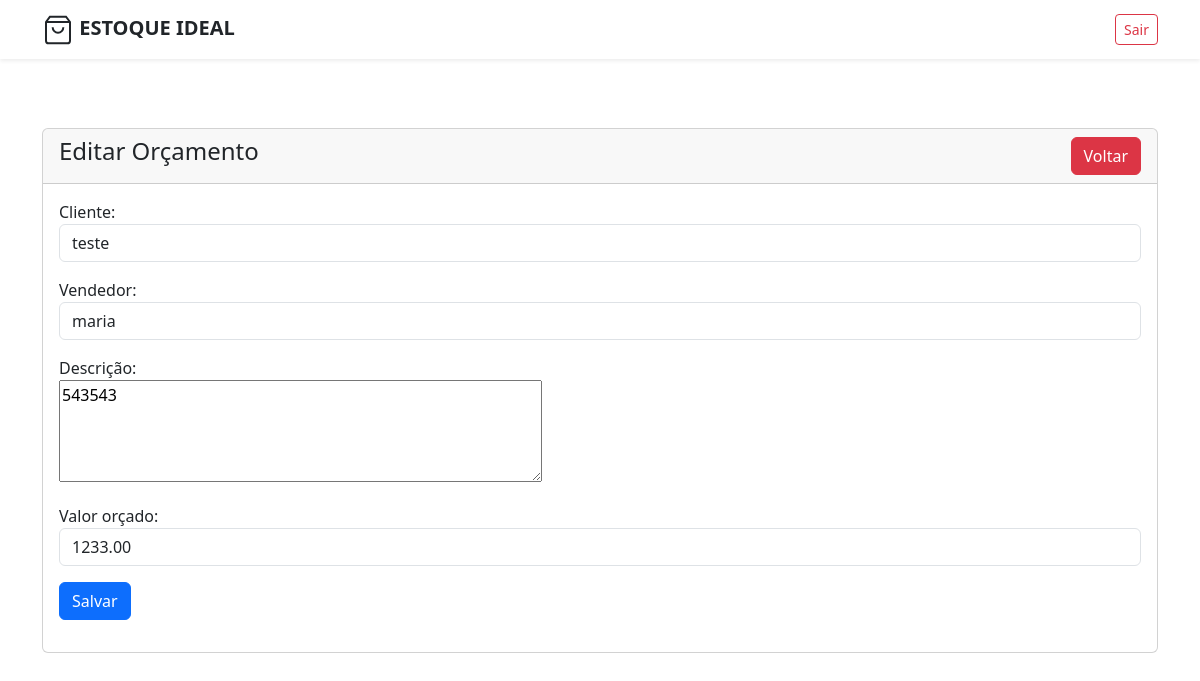
The page /pages/editarOrcamento.php?id=8 (signed in) on the database its author committed.
### tables this page shows
CREATE TABLE `orcamento_estoque` (
  `id` int(11) NOT NULL,
  `idcliente` int(11) NOT NULL,
  `cliente` varchar(100) NOT NULL,
  `doc_cliente` varchar(20) DEFAULT NULL,
  `dta_hora_orcamento` datetime NOT NULL,
  `vendedor` varchar(100) NOT NULL,
  `descricao` varchar(255) NOT NULL,
  `valor_orcado` decimal(18,2) NOT NULL,
  `id_item` int(11) NOT NULL,
  `nome_item` varchar(255) NOT NULL,
  `quantidade` int(11) NOT NULL,
  `status` varchar(20) DEFAULT 'Pendente'
);

### crud/pesquisa_orcamentos.php (called while the page is built, shortened)
<?php
class pesquisa
{
    function buscaOrcamentosPorID($conn, $ID)
    {
        $lista = array();
        $sql = "SELECT * FROM orcamento_estoque WHERE id ='$ID'";
        $resultado = mysqli_query($conn, $sql);
        while ($row = mysqli_fetch_assoc($resultado)) {
            array_push($lista, $row);
        }
        return $lista;
    }
}

### pages/editarOrcamento.php (the view, shortened to what this page needs)
<?php
include('crud/pesquisa_orcamentos.php');
include('crud/orcamentoCRUD.php');
?>
<!doctype html>
<html lang="pt-br">
<head>
    <link href="https://cdn.jsdelivr.net/npm/bootstrap@5.3.5/dist/css/bootstrap.min.css" rel="stylesheet">
</head>
<body>
    <?php include('assets/navbar/navbar.php');  ?>
    <div class="container mt-5">
        <div class="row">
            <div class="col-md-12">
                <div class="card">
                    <div class="card-header">
                        <h4>Editar Orçamento
                            <a href="index.php" class="btn btn-danger float-end">Voltar</a>
                        </h4>
                    </div>
                    <div class="card-body">
                        <?php
                        if (isset($_GET['id'])) {
                            $orcamento_id = $_GET['id'];
                            $PesquisaOrcamento = new pesquisa();
                            $pesquisaComID = $PesquisaOrcamento->buscaOrcamentosPorID($conn, $orcamento_id);
                            foreach($pesquisaComID as $rowOrcamentoPorID):
                        ?>
                            <form action="crud/orcamentoCRUD.php" method="POST">
                                <div class="mb-3">
                                    <label for="cliente">Cliente: </label>
                                    <input type="text" name="cliente" class="form-control" value="<?=$rowOrcamentoPorID['cliente']?>" required>
                                </div>
                                <div class="mb-3">
                                    <label for="vendedor"> Vendedor: </label>
                                    <input type="text" name="vendedor" class="form-control"value="<?=$rowOrcamentoPorID['vendedor']?>" required>
                                </div>
                                <div class="mb-3">
                                    <label for="descricao"> Descrição:</label>
                                    <div>
                                        <textarea name="descricao" id="" maxlength="255" rows="4" cols="50" required><?=$rowOrcamentoPorID['descricao']?></textarea>
                                    </div>
                                </div>
                                <div class="mb-3">
                                    <label for="valor"> Valor orçado:</label>
                                    <input type="text" id="valor" name="valor" class="form-control" value="<?=$rowOrcamentoPorID['valor_orcado']?>" required>
                                </div>
                                <div class="mb-3">
                                    <button type="submit" name="editar_orcamento" class="btn btn-primary"> Salvar </button>
                                </div>
                            </form>
                        <?php
                        endforeach;
                        } else {
                            echo "<h5>Orçamento não encontrado</h5>";
                        }
                        ?>
                    </div>
                </div>
            </div>
        </div>
    </div>
</body>
</html>

### assets/navbar/navbar.php (style rules this page uses)
body { padding-top: 80px; }

### rows shown on the page
orcamento_estoque: cliente "teste", descricao "543543", valor "1233.00"
